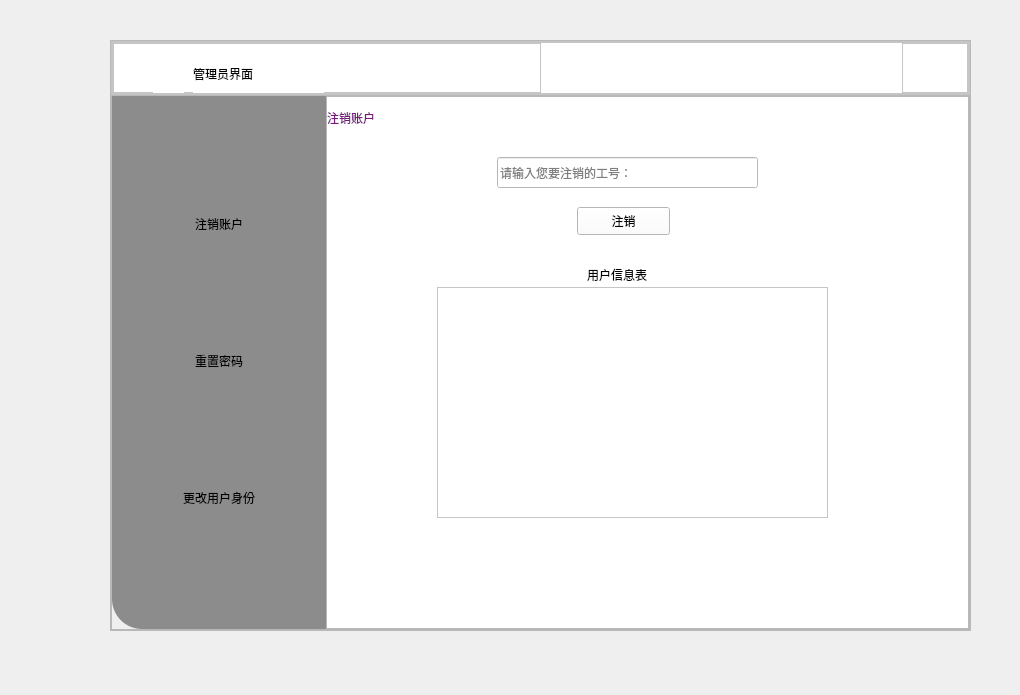
<?xml version="1.0" encoding="UTF-8"?>
<ui version="4.0">
 <class>AdminWindow</class>
 <widget class="QMainWindow" name="AdminWindow">
  <property name="geometry">
   <rect>
    <x>0</x>
    <y>0</y>
    <width>1020</width>
    <height>695</height>
   </rect>
  </property>
  <property name="windowTitle">
   <string>MainWindow</string>
  </property>
  <widget class="QWidget" name="centralwidget">
   <widget class="QFrame" name="frame">
    <property name="geometry">
     <rect>
      <x>110</x>
      <y>40</y>
      <width>861</width>
      <height>591</height>
     </rect>
    </property>
    <property name="minimumSize">
     <size>
      <width>861</width>
      <height>591</height>
     </size>
    </property>
    <property name="frameShape">
     <enum>QFrame::StyledPanel</enum>
    </property>
    <property name="frameShadow">
     <enum>QFrame::Raised</enum>
    </property>
    <layout class="QVBoxLayout" name="verticalLayout">
     <property name="spacing">
      <number>0</number>
     </property>
     <property name="leftMargin">
      <number>0</number>
     </property>
     <property name="topMargin">
      <number>0</number>
     </property>
     <property name="rightMargin">
      <number>0</number>
     </property>
     <property name="bottomMargin">
      <number>0</number>
     </property>
     <item>
      <widget class="QFrame" name="frame_2">
       <property name="sizePolicy">
        <sizepolicy hsizetype="Preferred" vsizetype="Expanding">
         <horstretch>0</horstretch>
         <verstretch>1</verstretch>
        </sizepolicy>
       </property>
       <property name="styleSheet">
        <string notr="true">background-color: rgb(255, 255, 255);</string>
       </property>
       <property name="frameShape">
        <enum>QFrame::StyledPanel</enum>
       </property>
       <property name="frameShadow">
        <enum>QFrame::Raised</enum>
       </property>
       <layout class="QHBoxLayout" name="horizontalLayout">
        <property name="spacing">
         <number>0</number>
        </property>
        <property name="leftMargin">
         <number>0</number>
        </property>
        <property name="topMargin">
         <number>0</number>
        </property>
        <property name="rightMargin">
         <number>0</number>
        </property>
        <property name="bottomMargin">
         <number>0</number>
        </property>
        <item>
         <widget class="QFrame" name="frame_4">
          <property name="frameShape">
           <enum>QFrame::StyledPanel</enum>
          </property>
          <property name="frameShadow">
           <enum>QFrame::Raised</enum>
          </property>
          <layout class="QHBoxLayout" name="horizontalLayout_2">
           <property name="spacing">
            <number>0</number>
           </property>
           <property name="leftMargin">
            <number>0</number>
           </property>
           <property name="topMargin">
            <number>0</number>
           </property>
           <property name="rightMargin">
            <number>0</number>
           </property>
           <property name="bottomMargin">
            <number>0</number>
           </property>
           <item>
            <widget class="QFrame" name="frame_6">
             <property name="toolTipDuration">
              <number>0</number>
             </property>
             <property name="styleSheet">
              <string notr="true">Qframe{
  border:none;
}</string>
             </property>
             <property name="frameShape">
              <enum>QFrame::StyledPanel</enum>
             </property>
             <property name="frameShadow">
              <enum>QFrame::Raised</enum>
             </property>
             <widget class="QLabel" name="label">
              <property name="geometry">
               <rect>
                <x>80</x>
                <y>10</y>
                <width>131</width>
                <height>41</height>
               </rect>
              </property>
              <property name="styleSheet">
               <string notr="true">font: 15pt &quot;Algerian&quot;;
color: rgb(0, 0, 0);</string>
              </property>
              <property name="text">
               <string>管理员界面</string>
              </property>
             </widget>
             <widget class="QPushButton" name="pushButton_3">
              <property name="geometry">
               <rect>
                <x>40</x>
                <y>20</y>
                <width>31</width>
                <height>31</height>
               </rect>
              </property>
              <property name="styleSheet">
               <string notr="true">QPushButton{
	border:none;
}</string>
              </property>
              <property name="text">
               <string/>
              </property>
              <property name="icon">
               <iconset resource="res.qrc">
                <normaloff>:/icons/icons/OIP-C.jpg</normaloff>:/icons/icons/OIP-C.jpg</iconset>
              </property>
             </widget>
            </widget>
           </item>
           <item alignment="Qt::AlignRight">
            <widget class="QFrame" name="frame_5">
             <property name="styleSheet">
              <string notr="true">Qframe{
  border:none;
}
QPushButton{
	border:none;
}
QPushButton:hover{
	padding-bottom:5px;
}</string>
             </property>
             <property name="frameShape">
              <enum>QFrame::StyledPanel</enum>
             </property>
             <property name="frameShadow">
              <enum>QFrame::Raised</enum>
             </property>
             <layout class="QHBoxLayout" name="horizontalLayout_3">
              <property name="spacing">
               <number>0</number>
              </property>
              <property name="leftMargin">
               <number>0</number>
              </property>
              <property name="topMargin">
               <number>0</number>
              </property>
              <property name="rightMargin">
               <number>0</number>
              </property>
              <item>
               <widget class="QPushButton" name="pushButton">
                <property name="text">
                 <string/>
                </property>
                <property name="icon">
                 <iconset resource="res.qrc">
                  <normaloff>:/icons/icons/下载.jpg</normaloff>:/icons/icons/下载.jpg</iconset>
                </property>
               </widget>
              </item>
              <item>
               <widget class="QPushButton" name="pushButton_2">
                <property name="text">
                 <string/>
                </property>
                <property name="icon">
                 <iconset resource="res.qrc">
                  <normaloff>:/icons/icons/1jpg.jpg</normaloff>:/icons/icons/1jpg.jpg</iconset>
                </property>
               </widget>
              </item>
             </layout>
            </widget>
           </item>
          </layout>
         </widget>
        </item>
       </layout>
      </widget>
     </item>
     <item>
      <widget class="QFrame" name="frame_3">
       <property name="sizePolicy">
        <sizepolicy hsizetype="Preferred" vsizetype="Expanding">
         <horstretch>0</horstretch>
         <verstretch>10</verstretch>
        </sizepolicy>
       </property>
       <property name="frameShape">
        <enum>QFrame::StyledPanel</enum>
       </property>
       <property name="frameShadow">
        <enum>QFrame::Raised</enum>
       </property>
       <layout class="QHBoxLayout" name="horizontalLayout_4">
        <property name="spacing">
         <number>0</number>
        </property>
        <property name="leftMargin">
         <number>0</number>
        </property>
        <property name="topMargin">
         <number>0</number>
        </property>
        <property name="rightMargin">
         <number>0</number>
        </property>
        <property name="bottomMargin">
         <number>0</number>
        </property>
        <item>
         <widget class="QFrame" name="frame_7">
          <property name="sizePolicy">
           <sizepolicy hsizetype="Expanding" vsizetype="Preferred">
            <horstretch>2</horstretch>
            <verstretch>0</verstretch>
           </sizepolicy>
          </property>
          <property name="styleSheet">
           <string notr="true">background-color: rgb(140,140, 140);

border-bottom-left-radius:30px;

</string>
          </property>
          <property name="frameShape">
           <enum>QFrame::StyledPanel</enum>
          </property>
          <property name="frameShadow">
           <enum>QFrame::Raised</enum>
          </property>
          <layout class="QVBoxLayout" name="verticalLayout_2">
           <property name="spacing">
            <number>0</number>
           </property>
           <property name="leftMargin">
            <number>0</number>
           </property>
           <property name="topMargin">
            <number>0</number>
           </property>
           <property name="rightMargin">
            <number>0</number>
           </property>
           <property name="bottomMargin">
            <number>0</number>
           </property>
           <item>
            <widget class="QPushButton" name="pushButton_Delete">
             <property name="styleSheet">
              <string notr="true">font: 18pt &quot;Algerian&quot;;
color: rgb(255, 255, 255);
pressed{
	padding-left:5px;
	padding-top:5px;
}
</string>
             </property>
             <property name="text">
              <string>注销账户</string>
             </property>
            </widget>
           </item>
           <item>
            <widget class="QPushButton" name="pushButton_Edit">
             <property name="styleSheet">
              <string notr="true">font: 18pt &quot;Algerian&quot;;
color: rgb(255, 255, 255);
pressed{
	padding-left:5px;
	padding-top:5px;
}

</string>
             </property>
             <property name="text">
              <string>重置密码</string>
             </property>
            </widget>
           </item>
           <item>
            <widget class="QPushButton" name="pushButton_New_identity">
             <property name="styleSheet">
              <string notr="true">font: 18pt &quot;Algerian&quot;;
color: rgb(255, 255, 255);
pressed{
	padding-left:5px;
	padding-top:5px;
}

</string>
             </property>
             <property name="text">
              <string>更改用户身份</string>
             </property>
            </widget>
           </item>
          </layout>
         </widget>
        </item>
        <item>
         <widget class="QFrame" name="frame_8">
          <property name="sizePolicy">
           <sizepolicy hsizetype="Expanding" vsizetype="Preferred">
            <horstretch>6</horstretch>
            <verstretch>0</verstretch>
           </sizepolicy>
          </property>
          <property name="frameShape">
           <enum>QFrame::StyledPanel</enum>
          </property>
          <property name="frameShadow">
           <enum>QFrame::Raised</enum>
          </property>
          <layout class="QHBoxLayout" name="horizontalLayout_5">
           <property name="spacing">
            <number>0</number>
           </property>
           <property name="leftMargin">
            <number>0</number>
           </property>
           <property name="topMargin">
            <number>0</number>
           </property>
           <property name="rightMargin">
            <number>0</number>
           </property>
           <property name="bottomMargin">
            <number>0</number>
           </property>
           <item>
            <widget class="QStackedWidget" name="stackedWidget">
             <property name="styleSheet">
              <string notr="true">background-color: rgb(255, 255, 255);</string>
             </property>
             <property name="currentIndex">
              <number>1</number>
             </property>
             <widget class="QWidget" name="page_new">
              <widget class="QLabel" name="label_7">
               <property name="geometry">
                <rect>
                 <x>0</x>
                 <y>0</y>
                 <width>161</width>
                 <height>41</height>
                </rect>
               </property>
               <property name="styleSheet">
                <string notr="true">
font: 16pt &quot;Algerian&quot;;
color: rgb(116, 27, 124);
background-color: rgb(255, 255, 255);</string>
               </property>
               <property name="text">
                <string>更改用户身份</string>
               </property>
              </widget>
              <widget class="QLineEdit" name="lineEdit_2">
               <property name="geometry">
                <rect>
                 <x>190</x>
                 <y>60</y>
                 <width>231</width>
                 <height>31</height>
                </rect>
               </property>
               <property name="placeholderText">
                <string>想要更改身份的工号：</string>
               </property>
              </widget>
              <widget class="QLineEdit" name="lineEdit_3">
               <property name="geometry">
                <rect>
                 <x>190</x>
                 <y>110</y>
                 <width>231</width>
                 <height>31</height>
                </rect>
               </property>
               <property name="placeholderText">
                <string>更改后的身份等级：</string>
               </property>
              </widget>
              <widget class="QPushButton" name="pushButton_identity_sure">
               <property name="geometry">
                <rect>
                 <x>250</x>
                 <y>160</y>
                 <width>93</width>
                 <height>28</height>
                </rect>
               </property>
               <property name="text">
                <string>确定</string>
               </property>
              </widget>
              <widget class="QFrame" name="frame_11">
               <property name="geometry">
                <rect>
                 <x>0</x>
                 <y>479</y>
                 <width>641</width>
                 <height>51</height>
                </rect>
               </property>
               <property name="frameShape">
                <enum>QFrame::StyledPanel</enum>
               </property>
               <property name="frameShadow">
                <enum>QFrame::Raised</enum>
               </property>
               <widget class="QStackedWidget" name="stackedWidget_4">
                <property name="geometry">
                 <rect>
                  <x>0</x>
                  <y>0</y>
                  <width>641</width>
                  <height>51</height>
                 </rect>
                </property>
                <property name="currentIndex">
                 <number>0</number>
                </property>
                <widget class="QWidget" name="page_8"/>
                <widget class="QWidget" name="page_9">
                 <widget class="QLabel" name="label_11">
                  <property name="geometry">
                   <rect>
                    <x>250</x>
                    <y>20</y>
                    <width>161</width>
                    <height>21</height>
                   </rect>
                  </property>
                  <property name="styleSheet">
                   <string notr="true">font: 12pt &quot;Algerian&quot;;
color: rgb(255, 0, 0);</string>
                  </property>
                  <property name="text">
                   <string>没找到该工号！</string>
                  </property>
                 </widget>
                </widget>
                <widget class="QWidget" name="page_10">
                 <widget class="QLabel" name="label_13">
                  <property name="geometry">
                   <rect>
                    <x>230</x>
                    <y>20</y>
                    <width>161</width>
                    <height>21</height>
                   </rect>
                  </property>
                  <property name="styleSheet">
                   <string notr="true">font: 12pt &quot;Algerian&quot;;
color: rgb(255, 0, 0);</string>
                  </property>
                  <property name="text">
                   <string>等级输入不正确！</string>
                  </property>
                 </widget>
                </widget>
                <widget class="QWidget" name="page_11">
                 <widget class="QLabel" name="label_14">
                  <property name="geometry">
                   <rect>
                    <x>260</x>
                    <y>20</y>
                    <width>111</width>
                    <height>21</height>
                   </rect>
                  </property>
                  <property name="styleSheet">
                   <string notr="true">font: 12pt &quot;Algerian&quot;;
color: rgb(255, 0, 0);</string>
                  </property>
                  <property name="text">
                   <string>更改成功！</string>
                  </property>
                 </widget>
                </widget>
               </widget>
              </widget>
              <widget class="QLabel" name="label_10">
               <property name="geometry">
                <rect>
                 <x>260</x>
                 <y>200</y>
                 <width>81</width>
                 <height>16</height>
                </rect>
               </property>
               <property name="text">
                <string>用户信息表</string>
               </property>
              </widget>
              <widget class="QTableWidget" name="tableWidget_3">
               <property name="geometry">
                <rect>
                 <x>110</x>
                 <y>220</y>
                 <width>391</width>
                 <height>231</height>
                </rect>
               </property>
              </widget>
             </widget>
             <widget class="QWidget" name="page_delete">
              <widget class="QLabel" name="label_6">
               <property name="geometry">
                <rect>
                 <x>0</x>
                 <y>0</y>
                 <width>111</width>
                 <height>41</height>
                </rect>
               </property>
               <property name="styleSheet">
                <string notr="true">
font: 16pt &quot;Algerian&quot;;
color: rgb(116, 27, 124);
background-color: rgb(255, 255, 255);</string>
               </property>
               <property name="text">
                <string>注销账户</string>
               </property>
              </widget>
              <widget class="QLineEdit" name="lineEdit">
               <property name="geometry">
                <rect>
                 <x>170</x>
                 <y>60</y>
                 <width>261</width>
                 <height>31</height>
                </rect>
               </property>
               <property name="text">
                <string/>
               </property>
               <property name="placeholderText">
                <string>请输入您要注销的工号：</string>
               </property>
              </widget>
              <widget class="QPushButton" name="pushButton_close">
               <property name="geometry">
                <rect>
                 <x>250</x>
                 <y>110</y>
                 <width>93</width>
                 <height>28</height>
                </rect>
               </property>
               <property name="text">
                <string>注销</string>
               </property>
              </widget>
              <widget class="QFrame" name="frame_10">
               <property name="geometry">
                <rect>
                 <x>0</x>
                 <y>480</y>
                 <width>641</width>
                 <height>51</height>
                </rect>
               </property>
               <property name="frameShape">
                <enum>QFrame::StyledPanel</enum>
               </property>
               <property name="frameShadow">
                <enum>QFrame::Raised</enum>
               </property>
               <widget class="QStackedWidget" name="stackedWidget_3">
                <property name="geometry">
                 <rect>
                  <x>0</x>
                  <y>0</y>
                  <width>641</width>
                  <height>51</height>
                 </rect>
                </property>
                <widget class="QWidget" name="page_3"/>
                <widget class="QWidget" name="page_5">
                 <widget class="QLabel" name="label_4">
                  <property name="geometry">
                   <rect>
                    <x>260</x>
                    <y>10</y>
                    <width>141</width>
                    <height>21</height>
                   </rect>
                  </property>
                  <property name="styleSheet">
                   <string notr="true">font: 12pt &quot;Algerian&quot;;
color: rgb(255, 0, 0);</string>
                  </property>
                  <property name="text">
                   <string>没有找到工号！</string>
                  </property>
                 </widget>
                </widget>
                <widget class="QWidget" name="page_6">
                 <widget class="QLabel" name="label_5">
                  <property name="geometry">
                   <rect>
                    <x>260</x>
                    <y>10</y>
                    <width>111</width>
                    <height>21</height>
                   </rect>
                  </property>
                  <property name="styleSheet">
                   <string notr="true">font: 12pt &quot;Algerian&quot;;
color: rgb(255, 0, 0);</string>
                  </property>
                  <property name="text">
                   <string>注销成功！</string>
                  </property>
                 </widget>
                </widget>
               </widget>
              </widget>
              <widget class="QTableWidget" name="tableWidget">
               <property name="geometry">
                <rect>
                 <x>110</x>
                 <y>190</y>
                 <width>391</width>
                 <height>231</height>
                </rect>
               </property>
              </widget>
              <widget class="QLabel" name="label_3">
               <property name="geometry">
                <rect>
                 <x>260</x>
                 <y>170</y>
                 <width>81</width>
                 <height>16</height>
                </rect>
               </property>
               <property name="text">
                <string>用户信息表</string>
               </property>
              </widget>
             </widget>
             <widget class="QWidget" name="page_edit">
              <widget class="QLabel" name="label_8">
               <property name="geometry">
                <rect>
                 <x>0</x>
                 <y>0</y>
                 <width>111</width>
                 <height>41</height>
                </rect>
               </property>
               <property name="styleSheet">
                <string notr="true">
font: 16pt &quot;Algerian&quot;;
color: rgb(116, 27, 124);
background-color: rgb(255, 255, 255);</string>
               </property>
               <property name="text">
                <string>重置密码</string>
               </property>
              </widget>
              <widget class="QFrame" name="frame_9">
               <property name="geometry">
                <rect>
                 <x>0</x>
                 <y>479</y>
                 <width>641</width>
                 <height>40</height>
                </rect>
               </property>
               <property name="frameShape">
                <enum>QFrame::StyledPanel</enum>
               </property>
               <property name="frameShadow">
                <enum>QFrame::Raised</enum>
               </property>
               <layout class="QHBoxLayout" name="horizontalLayout_6">
                <property name="spacing">
                 <number>0</number>
                </property>
                <property name="leftMargin">
                 <number>0</number>
                </property>
                <property name="topMargin">
                 <number>0</number>
                </property>
                <property name="rightMargin">
                 <number>0</number>
                </property>
                <property name="bottomMargin">
                 <number>0</number>
                </property>
                <item>
                 <widget class="QStackedWidget" name="stackedWidget_2">
                  <property name="currentIndex">
                   <number>0</number>
                  </property>
                  <widget class="QWidget" name="page"/>
                  <widget class="QWidget" name="page_2">
                   <widget class="QLabel" name="label_2">
                    <property name="geometry">
                     <rect>
                      <x>240</x>
                      <y>10</y>
                      <width>121</width>
                      <height>21</height>
                     </rect>
                    </property>
                    <property name="styleSheet">
                     <string notr="true">font: 12pt &quot;Algerian&quot;;
color: rgb(255, 0, 0);</string>
                    </property>
                    <property name="text">
                     <string>未找到工号！</string>
                    </property>
                   </widget>
                  </widget>
                  <widget class="QWidget" name="page_4">
                   <widget class="QLabel" name="label_12">
                    <property name="geometry">
                     <rect>
                      <x>210</x>
                      <y>10</y>
                      <width>161</width>
                      <height>21</height>
                     </rect>
                    </property>
                    <property name="styleSheet">
                     <string notr="true">font: 12pt &quot;Algerian&quot;;
color: rgb(255, 0, 0);</string>
                    </property>
                    <property name="text">
                     <string>两次密码不相符！</string>
                    </property>
                   </widget>
                  </widget>
                  <widget class="QWidget" name="page_7">
                   <widget class="QLabel" name="label_25">
                    <property name="geometry">
                     <rect>
                      <x>240</x>
                      <y>10</y>
                      <width>111</width>
                      <height>21</height>
                     </rect>
                    </property>
                    <property name="styleSheet">
                     <string notr="true">font: 12pt &quot;Algerian&quot;;
color: rgb(255, 0, 0);</string>
                    </property>
                    <property name="text">
                     <string>修改成功！</string>
                    </property>
                   </widget>
                  </widget>
                 </widget>
                </item>
               </layout>
              </widget>
              <widget class="QLineEdit" name="lineEdit_num">
               <property name="geometry">
                <rect>
                 <x>180</x>
                 <y>110</y>
                 <width>221</width>
                 <height>31</height>
                </rect>
               </property>
               <property name="text">
                <string/>
               </property>
               <property name="placeholderText">
                <string>输入工号：</string>
               </property>
              </widget>
              <widget class="QPushButton" name="pushButton_change_sure">
               <property name="geometry">
                <rect>
                 <x>240</x>
                 <y>180</y>
                 <width>93</width>
                 <height>28</height>
                </rect>
               </property>
               <property name="text">
                <string>确认</string>
               </property>
              </widget>
              <widget class="QLabel" name="label_9">
               <property name="geometry">
                <rect>
                 <x>250</x>
                 <y>220</y>
                 <width>81</width>
                 <height>16</height>
                </rect>
               </property>
               <property name="text">
                <string>用户信息表</string>
               </property>
              </widget>
              <widget class="QTableWidget" name="tableWidget_2">
               <property name="geometry">
                <rect>
                 <x>100</x>
                 <y>240</y>
                 <width>391</width>
                 <height>231</height>
                </rect>
               </property>
              </widget>
             </widget>
            </widget>
           </item>
          </layout>
         </widget>
        </item>
       </layout>
      </widget>
     </item>
    </layout>
   </widget>
  </widget>
 </widget>
 <resources>
  <include location="res.qrc"/>
 </resources>
 <connections>
  <connection>
   <sender>pushButton_2</sender>
   <signal>clicked()</signal>
   <receiver>AdminWindow</receiver>
   <slot>close()</slot>
   <hints>
    <hint type="sourcelabel">
     <x>954</x>
     <y>59</y>
    </hint>
    <hint type="destinationlabel">
     <x>992</x>
     <y>23</y>
    </hint>
   </hints>
  </connection>
  <connection>
   <sender>pushButton</sender>
   <signal>clicked()</signal>
   <receiver>AdminWindow</receiver>
   <slot>hide()</slot>
   <hints>
    <hint type="sourcelabel">
     <x>926</x>
     <y>54</y>
    </hint>
    <hint type="destinationlabel">
     <x>884</x>
     <y>30</y>
    </hint>
   </hints>
  </connection>
 </connections>
</ui>
